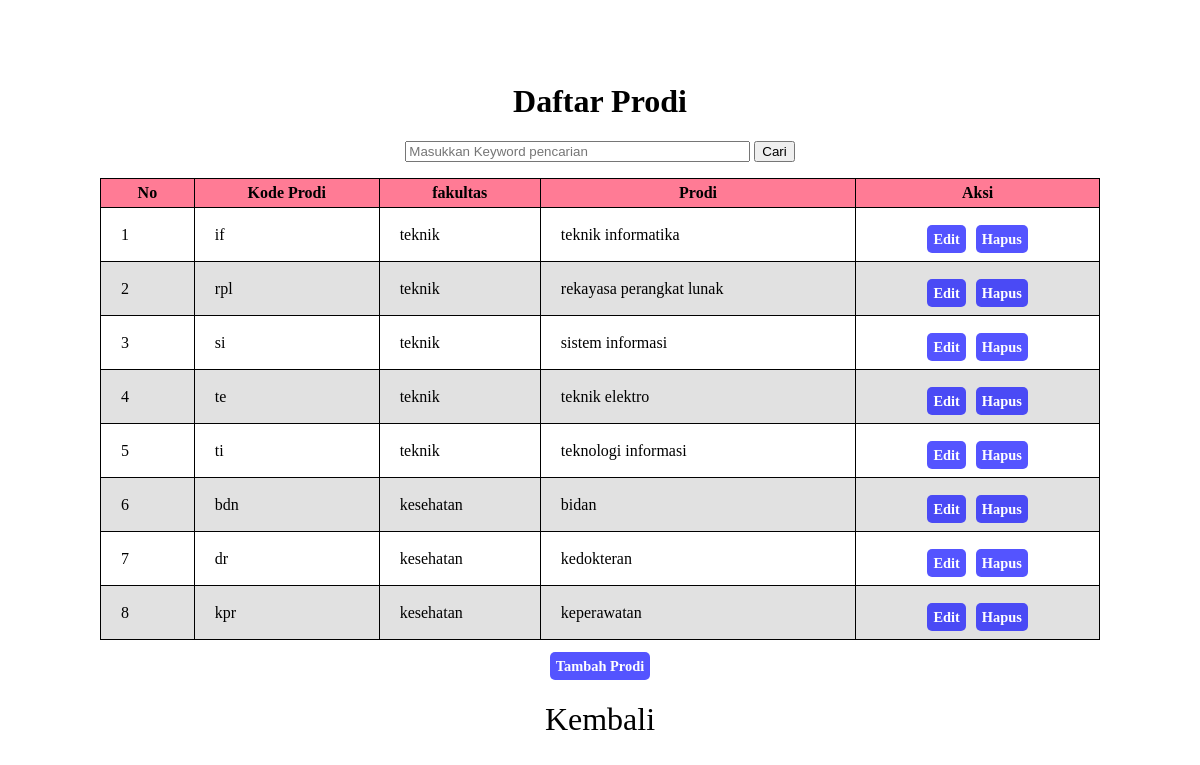
The page /Src/Module/Prodi/index.php on the database its author committed.
### tables this page shows
CREATE TABLE `prodi` (
  `kode_prodi` varchar(10) NOT NULL,
  `kode_fakultas` int(2) NOT NULL,
  `nama_prodi` varchar(30) NOT NULL
);

CREATE TABLE `fakultas` (
  `kode_fakultas` int(2) NOT NULL,
  `nama_fakultas` varchar(30) NOT NULL
);

### Src/Object.php (called while the page is built, shortened)
<?php
include_once 'Classes/Model/Login.php';
include_once 'Classes/Model/Fakultas.php';
include_once 'Classes/Model/Prodi.php';
include_once 'Classes/Repository.php';
include_once 'Classes/Service.php';
include_once 'Classes/View.php';
$connection = getConnection();
$repository = new Repository($connection);
$service = new Service($repository);
$view = new View($service);
?>

### Src/Classes/Repository.php (called while the page is built, shortened)
<?php
trait prodiRepo
{
    public function showProdi(): array
    {
        $sql = "SELECT *, nama_fakultas FROM prodi
                INNER JOIN fakultas ON prodi.kode_fakultas = fakultas.kode_fakultas
                ORDER BY prodi.kode_fakultas";
        $statement = $this->connection->prepare($sql);
        $statement->execute();
        $result = [];
        $no = 1;
        foreach ($statement as $row){
            $fakultas = new Fakultas();
            $fakultas->setKode($row["kode_fakultas"]);
            $fakultas->setFakultas($row["nama_fakultas"]);
            $prodi = new Prodi();
            $prodi->setNomor($no);
            $prodi->setKodeProdi($row["kode_prodi"]);
            $prodi->setFakultas($fakultas);
            $prodi->setProdi($row["nama_prodi"]);
            $result[] = $prodi;
            $no += 1;
        }
        return $result;
    }
}
?>

### Src/Classes/Service.php (called while the page is built, shortened)
<?php
trait prodiService
{
     public function showProdi(): array
     {
         return $this->repository->showProdi();
     }
}
?>

### Src/Classes/View.php (called while the page is built, shortened)
<?php
trait prodiView
{
    public function showProdi()
    {
        return $this->service->showProdi();
    }
}
?>

### Src/Classes/Model/Prodi.php (called while the page is built)
<?php
class Prodi
{
    private int $nomor;
    private string $kodeProdi;
    private Fakultas $fakultas;
    private string $prodi;
    public function getNomor()
    {
        return $this->nomor;
    }
    public function setNomor(int|null $nomor)
    {
        $this->nomor = $nomor;
    }
    public function getKodeProdi()
    {
        return $this->kodeProdi;
    }
    public function setKodeProdi(string|null $kodeProdi)
    {
        $this->kodeProdi = $kodeProdi;
    }
    public function getFakultas()
    {
        return $this->fakultas;
    }
    public function setFakultas(Fakultas $fakultas)
    {
        $this->fakultas = $fakultas;
    }
    public function getProdi()
    {
        return $this->prodi;
    }
    public function setProdi(string|null $prodi)
    {
        $this->prodi = $prodi;
    }
}
?>

### Src/Classes/Model/Fakultas.php (called while the page is built, shortened)
<?php
class Fakultas
{
    private string $fakultas;
    public function getFakultas()
    {
        return $this->fakultas;
    }
    public function setFakultas(string|null $fakultas)
    {
        $this->fakultas = $fakultas;
    }
}
?>

### Src/Module/Prodi/index.php (the view, shortened to what this page needs)
<?php
require_once __DIR__ . '/../../Object.php';
$data = $view->showProdi();
?>
<html>
    <head>
        <link rel="stylesheet" href="../Css/Style.css">
    </head>
    <body class="home-container">
        <div>
            <header>
                <h1>Daftar Prodi</h1>
            </header>
            <form action="Index.php" method="post">
                <input type="text" name="keyword" size="40" autofocus placeholder="Masukkan Keyword pencarian">
                <input type="submit" name="cari" value="Cari" >
            </form>
            <table class="home-table">
                <thead>
                    <tr class="home-thead">
                        <th>No</th>
                        <th>Kode Prodi</th>
                        <th>fakultas</th>
                        <th>Prodi</th>
                        <th>Aksi</th>
                    </tr>
                </thead>
                <tbody>
                <?php foreach ($data as $key => $value) {
                    if ($value->getNomor() % 2 == 0){
                        $id = "genap";
                    } else {
                        $id = "ganjil";
                    } ?>
                    <tr class="home-tvalue" id="<?= $id; ?>">
                        <td><?= $value->getNomor(); ?></td>
                        <td><?= $value->getKodeProdi(); ?></td>
                        <td><?= $value->getfakultas()->getFakultas(); ?></td>
                        <td><?= $value->getProdi(); ?></td>
                        <td>
                            <div class="button" id="aksi">
                                <a class="crud" href="Index.php?page=Prodi/Update&kodeProdi=<?= $value->getKodeProdi(); ?>">
                                    <span>Edit</span>
                                </a>
                                <a class="crud" href="Index.php?page=Prodi/Delete&kodeProdi=<?= $value->getKodeProdi(); ?>">
                                    <span>Hapus</span>
                                </a>
                            </div>
                        </td>
                    </tr>
                <?php } ?>
                </tbody>
            </table>
            <div class="button">
                <a class="crud" href="Index.php?page=prodi/add"><span>Tambah Prodi</span></a>
            </div>
            <br>
            <a class="logout" href="Index.php">Kembali</a>
        </div>
    </body>
</html>

### Css/Style.css (style rules this page uses)
body.home-container { font-family: tahoma; background-color: rgb(255, 255, 255); color: rgb(0, 0, 0); display: flex; justify-content: center; text-align: center; align-items: center; }
table.home-table { width: 1000px; border-collapse: collapse; }
table.home-table th, td { border: 1px solid rgb(0, 0, 0); font-size: 100%; padding: 5px 20px; }
tr.home-thead th { background-color: rgba(255, 110, 139, 0.906); }
tr#genap { background-color: #d7d7d7bb; }
div.button { display: flex; justify-content: center; margin-top: 10px; padding: 8px; gap: 10px; }
.crud { text-decoration: none; }
.crud span { padding: 6px; background-color: rgba(0, 0, 255, 0.669); border-radius: 5px; transition: 0.3s; }
span { color: white; font-weight: bolder; font-size: 90%; }
.logout { text-decoration: none; position: relative; font-size: 200%; color: rgb(0, 0, 0); }

### rows shown on the page
prodi: Nomor "1", kode_prodi "if", kode_fakultas.nama_fakultas "teknik", nama_prodi "teknik informatika"
prodi: Nomor "2", kode_prodi "rpl", kode_fakultas.nama_fakultas "teknik", nama_prodi "rekayasa perangkat lunak"
prodi: Nomor "3", kode_prodi "si", kode_fakultas.nama_fakultas "teknik", nama_prodi "sistem informasi"
prodi: Nomor "4", kode_prodi "te", kode_fakultas.nama_fakultas "teknik", nama_prodi "teknik elektro"
prodi: Nomor "5", kode_prodi "ti", kode_fakultas.nama_fakultas "teknik", nama_prodi "teknologi informasi"
prodi: Nomor "6", kode_prodi "bdn", kode_fakultas.nama_fakultas "kesehatan", nama_prodi "bidan"
prodi: Nomor "7", kode_prodi "dr", kode_fakultas.nama_fakultas "kesehatan", nama_prodi "kedokteran"
prodi: Nomor "8", kode_prodi "kpr", kode_fakultas.nama_fakultas "kesehatan", nama_prodi "keperawatan"
